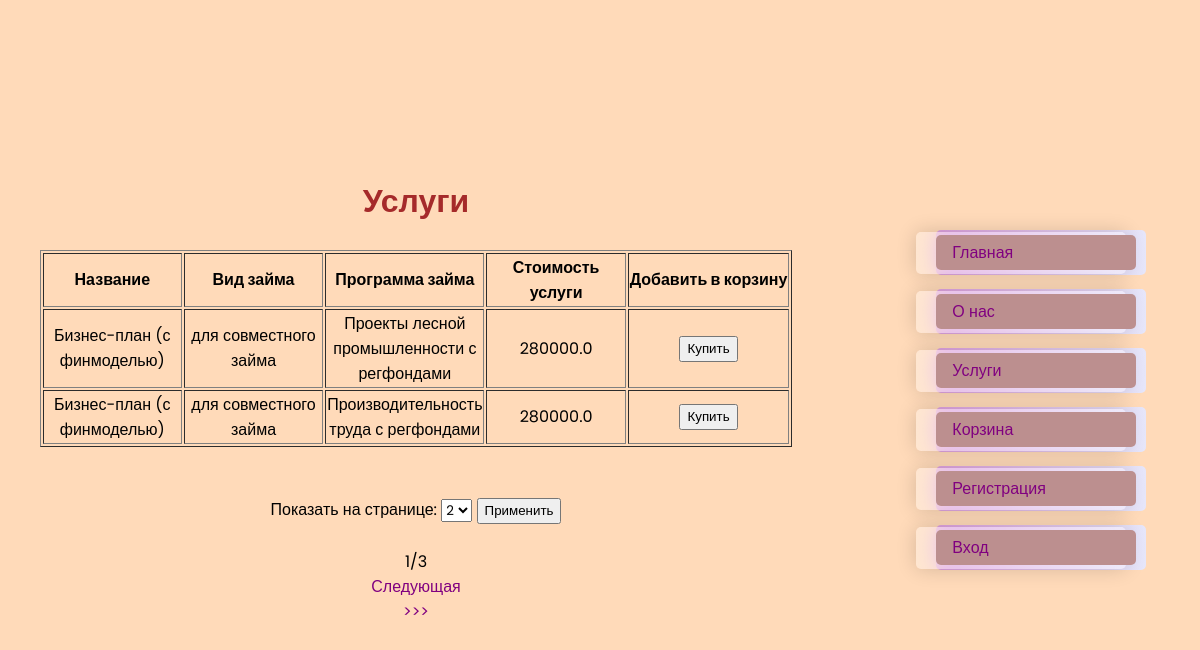
Page /services/ on the committed database.
### financial_analyst/models.py (models this page shows, shortened)
class Service(models.Model):
    TYPES_CHOICES = [
        ('для регионального займа', 'для регионального займа'),
        ('для совместного займа', 'для совместного займа'),
    ]
    PROGRAMS_CHOICES = [
        ('Проекты развития с регфондами', 'Проекты развития с регфондами'),
        ('Комплектующие изделия с регфондами', 'Комплектующие изделия с регфондами'),
        ('Производительность труда с регфондами', 'Производительность труда с регфондами'),
        ('Проекты лесной промышленности с регфондами', 'Проекты лесной промышленности с регфондами'),
        ('Региональные проекты развития', 'Региональные проекты развития'),
    ]
    title = models.CharField(max_length=50, verbose_name='Услуга')
    type = models.CharField(max_length=70, choices=TYPES_CHOICES, verbose_name='Вид займа')
    program = models.CharField(max_length=70, choices=PROGRAMS_CHOICES, verbose_name='Программа займа')
    cost = models.DecimalField(max_digits=9, decimal_places=1, verbose_name='Цена услуги')
    buyer = models.ManyToManyField(Buyer, related_name='Service', verbose_name='Покупатели')
    class Meta:
        verbose_name = 'Услуга'
        verbose_name_plural = 'Услуги'

### financial_analyst/views.py (the view)
# urls.py: path('services/', services),
def services(request):
    all_services = Service.objects.all().order_by('-id')
    per_page = request.GET.get('per_page', 2)
    paginator = Paginator(all_services, per_page)
    page_number = request.GET.get('page')
    try:
        page_obj = paginator.get_page(page_number)
    except PageNotAnInteger:
        page_obj = paginator.page(1)
    except EmptyPage:
        page_obj = paginator.page(paginator.num_pages)
    context = {
        'page_obj': page_obj,
        'per_page': per_page,
        'all_services': all_services,
    }
    return render(request, 'services.html', context)

### templates/services.html (shortened to what this page needs)
<!DOCTYPE html>
<html lang="en">
{% extends 'base_for.html' %}
        {% block content %}
        <h1>Услуги</h1>
        <br>
        <table border="1">
            <tr>
                <th>Название</th>
                <th>Вид займа</th>
                <th>Программа займа</th>
                <th>Стоимость услуги</th>
                <th>Добавить в корзину</th>
            </tr>
            {% for item in page_obj %}
            <tr>
                <td style="width: 139.25px; text-align: center; height: 44px;">{{ item.title }}</td>
                <td style="width: 139.25px; text-align: center; height: 44px;">{{ item.type }}</td>
                <td style="width: 139.25px; text-align: center; height: 44px;">{{ item.program }}</td>
                <td style="width: 139.25px; text-align: center; height: 44px;">{{ item.cost }}</td>
                <td style="text-align: center;"> <button>Купить</button></td>
            </tr>
            {% empty %}
                <p>Нет услуг</p>
            {% endfor %}
        </table>
        <br>
        <br>
        <div class="pagination">
            <form method="get">
                <label for="per_page">Показать на странице:</label>
                <select id="per_page" name="per_page" >
                    <option value="2">2</option>
                </select>
                <button type="submit" class="paginator_bt">Применить</button>
            </form>
            <br>{{ page_obj.number }}/{{ page_obj.paginator.num_pages }}
            {% if page_obj.has_next %}
                <br><a href="?page={{ page_obj.next_page_number }}" style="text-decoration: none; ">Следующая</a>
                <br><a href="?page={{ page_obj.paginator.num_pages }}" style="text-decoration: none; ">>>></a>
            {% endif %}
        </div>
        {% endblock %}
        {% block menu %}
        {{ block.super }}
        {% endblock %}

### static/style2.css (style rules this page uses)
* { font-family: "Poppins", sans-serif; }
body { background-color: #FFDAB9; text-align: center; font-size: 100% }
h1 { color: #A52A2A; }

### static/style1.css (style rules this page uses)
* { margin:0; box-sizing: border-box; font-family: "Poppins", sans-serif; }
body { background-color: #FFDAB9; display: flex; justify-content: center; align-items: center; height: 100vh; }

### templates/main_page.html (style rules this page uses)
a:link { color: #800080 }

### rows in the picture
Service: title "Бизнес-план (с финмоделью)", type "для совместного займа", program "Проекты лесной промышленности с регфондами", cost "280000.0"
Service: title "Бизнес-план (с финмоделью)", type "для совместного займа", program "Производительность труда с регфондами", cost "280000.0"

### other values in the picture
{{ page_obj.number }} "1"
{{ page_obj.paginator.num_pages }} "3"
